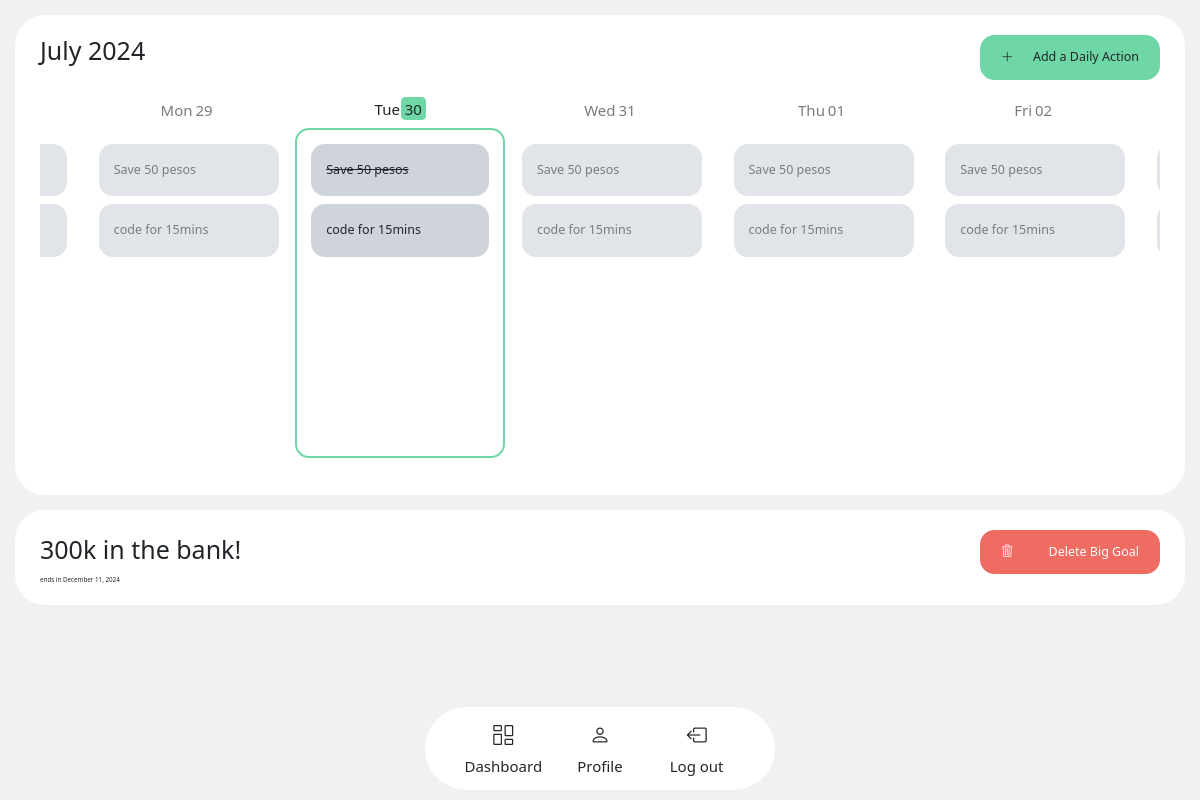
Page /big-goal/300k in the bank! (signed in) on the committed database.
### goals_tracker/models.py (models this page shows, shortened)
class DailySystem(models.Model):
    big_goal = models.ForeignKey(BigGoal, on_delete=models.CASCADE)
    action = models.CharField(max_length=300)
    def serialize(self):
        return {
            "id": self.id,
            "big_goal": self.big_goal.title,
            "action": self.action,
        }

### goals_tracker/views.py (the view)
# urls.py: path("big-goal/<str:title>", views.big_goal, name="big_goal"),
def big_goal(request, title):
   if request.method == "GET":
      big_goal_page = big_goal_data(request, title)
      return render(request, "goals_tracker/big_goal_page.html", big_goal_page)

### goals_tracker/models.py (called while the page is built)
    def serialize(self):
        return {
            "id": self.id,
            "user": self.user.username,
            "title": self.title,
            "description": self.description,
            "start": self.start.strftime("%Y-%m-%d"),
            "deadline": self.deadline.strftime("%Y-%m-%d"),
        }

    def serialize(self):
        return {
            "user": self.user.username,
            "big_goal": self.big_goal.title,
            "daily_system": self.daily_system.action,
            "date": self.date,
        }

### goals_tracker/views.py (called while the page is built)
def all_completed_daily_systems(request):
   completed_daily_systems = DailySystemCheckIn.objects.filter(user=request.user)
   completed_daily_systems_data = defaultdict(lambda: defaultdict(list))
   for completed in completed_daily_systems:
      data = completed.serialize()
      date = data.get('date').strftime('%a-%b-%d-%Y')  # Get date first
      big_goal = data.get('big_goal')
      daily_system = data.get('daily_system')
      if daily_system not in completed_daily_systems_data[date][big_goal]:
         completed_daily_systems_data[date][big_goal].append(daily_system)
   completed_daily_systems_data = {date: dict(goals) for date, goals in completed_daily_systems_data.items()}
   return JsonResponse(completed_daily_systems_data, safe=False)

### goals_tracker/templates/goals_tracker/big_goal_page.html (shortened to what this page needs)
{% extends "goals_tracker/layout.html" %}
{% block body %}
<main class="big-goal-page" id="big-goal-page">
  <div class="big-goal-content">
    <section class="timeline-section box-radius">
      <div class="d-flex justify-content-between">
        <div id="month-year"></div>
        <button class="add-icon-btn box-radius fs-5" id="open-daily-system-modal">
          <i class="bi bi-plus-lg"></i>
          <span>Add a Daily Action</span>
        </button>
      </div>
      <div class="timeline" id="timeline">
        {% for date in timeline.all_dates %}
        <div class="timeline-item" data-date={{date.current}}>
          <div class="timeline-item--head">
            <span class="m-0">{{ date.current|slice:":3" }}</span>
            <span class="timeline-item--head-day">{{ date.current|slice:"8:10" }}</span>
          </div>
          <div class="timeline-item--body">
            {% for system in daily_systems %}
            <div class="bg-dark-subtle box-radius daily-system-box" data-big-goal={{system.big_goal}}>
              {% if system.action in date.actions %}
              <p class="fs-5 m-0 text-decoration-line-through"> {{ system.action }} </p>
              {% else %}
              <p class="fs-5 m-0"> {{ system.action }} </p>
              {% endif %}
            </div>
            {% endfor %}
          </div>
        </div>
        {% endfor %}
      </div>
    </section>
    <section class="goal-details-section">
      <div class="d-flex align-items-center justify-content-between">
        <h1 class="">{{ big_goal.title }}</h1>
        <button class="delete-big-goal-btn box-radius fs-5" id="open-delete-big-goal-modal">
          <i class="bi bi-trash3"></i>
          <span>Delete Big Goal</span>
        </button>
      </div>
      <div>
        <span class="align-self-end">ends in {{ timeline.deadline }}</span>
      </div>
    </section>
  </div>
</main>
{% endblock %}

### goals_tracker/templates/goals_tracker/layout.html (shortened to what this page needs)
{% load static %}
<!DOCTYPE html>
<html lang="en">
<head>
  <link href="https://cdn.jsdelivr.net/npm/bootstrap@5.3.2/dist/css/bootstrap.min.css" rel="stylesheet"
 />
  <link rel="stylesheet" href="https://cdn.jsdelivr.net/npm/bootstrap-icons@1.11.3/font/bootstrap-icons.min.css" />
  <link href="{% static 'goals_tracker/styles.css' %}" rel="stylesheet" />
</head>
<body>
  <div class="app-container">
    {% block header %}
    <header class="d-flex align-items-center justify-content-center">
      <div class="mobile-sidebar" id="mobile-sidebar">
        <div class="mobile-sidebar--nav" id="mobile-sidebar-nav">
          <a href="{% url 'goals_tracker:index' %}" class="mobile-sidebar--nav-item fs-2 fw-light box-radius"
            id="mobile-sidebar-dashboard">
            <i class="bi bi-columns-gap"></i>
            <span class="fs-4">Dashboard</span>
          </a>
          <a href="{% url 'goals_tracker:index' %}" class="mobile-sidebar--nav-item fs-2 fw-light box-radius"
            id="mobile-sidebar-profile">
            <i class="bi bi-person"></i>
            <span class="fs-4">Profile</span>
          </a>
          <a href="{% url 'goals_tracker:logout' %}" class="mobile-sidebar--nav-item fs-2 fw-light box-radius">
            <i class="bi bi-box-arrow-left"></i>
            <span class="fs-4">Log out</span>
          </a>
        </div>
      </div>
    </header>
    {% endblock %}
    {% block body %} {% endblock %}
  </div>
</body>
</html>

### goals_tracker/static/goals_tracker/styles.css (style rules this page uses)
:root { --body-bg: #f0f1f1; --white-bg: #ffffff; --dark-bg: rgb(36, 37, 41); --gray-bg: rgb(243, 245, 248); --red-bg: rgb(238, 108, 98); --light-yellow: #E4E87D; --light-green: #6FD7A6; --border-green: #9cccb2; }
* { margin: 0; padding: 0; box-sizing: border-box; }
body, html { font-size: 62.5%; line-height: 1.8; background-color: var(--body-bg); }
.app-container { height: 100vh; display: flex; flex-direction: column-reverse; }
.box-radius { border-radius: 1.4rem; }
.add-icon-btn, .delete-big-goal-btn { padding: 1rem 2rem; display: flex; column-gap: .6rem; min-width: 18rem; justify-content: space-between; }
.add-icon-btn { background-color: var(--light-green); border: 1px solid var(--light-green); color: var(--dark-bg); }
.delete-big-goal-btn, .delete-now-btn { background-color: var(--red-bg); border: 1px solid var(--red-bg); color: var(--white-bg) }
.mobile-sidebar { display: flex; justify-content: center; width: 100%; }
.mobile-sidebar--nav { background-color: var(--white-bg); display: flex; width: 100%; max-width: 350px; border-radius: 5rem; padding: 1rem 3rem; margin: 1rem 0; }
.mobile-sidebar--nav-item { text-decoration: none; color: var(--dark-bg); display: flex; flex-direction: column; text-align: center; width: 33.3333%; }
.big-goal-page { height: 100%; width: 100%; display: flex; align-items: center; padding: 1.5rem; overflow: scroll; }
.big-goal-content { height: 100%; overflow: scroll; display: flex; flex-direction: column; gap: 1.5rem; }
.timeline-section { background-color: var(--white-bg); border-radius: 3rem; padding: 2rem 2.5rem; }
.goal-details-section { background-color: var(--white-bg); border-radius: 3rem; padding: 2rem 2.5rem; }
.timeline { overflow: scroll; white-space: nowrap; width: 100%; padding: 1.6rem 0; }
.timeline-item--today { opacity: 1; }
.timeline-item--head-today { font-weight: 400; }
.timeline-item--head-day-on { margin-left: -3px; background-color: var(--light-green); }
.timeline-item--body-today { border: .2rem solid var(--light-green); }

### rows in the picture
DailySystem: action "Save 50 pesos" "Save 50 pesos" "Save 50 pesos" "Save 50 pesos", action "Save 50 pesos"
DailySystem: action "code for 15mins" "code for 15mins" "code for 15mins" "code for 15mins" "code for 15mins"

### other values in the picture
{{ date.current|slice:":3" }} "Mon" "Tue" "Wed" "Thu" "Fri"
{{ date.current|slice:"8:10" }} "29" "30" "31" "01" "02"
